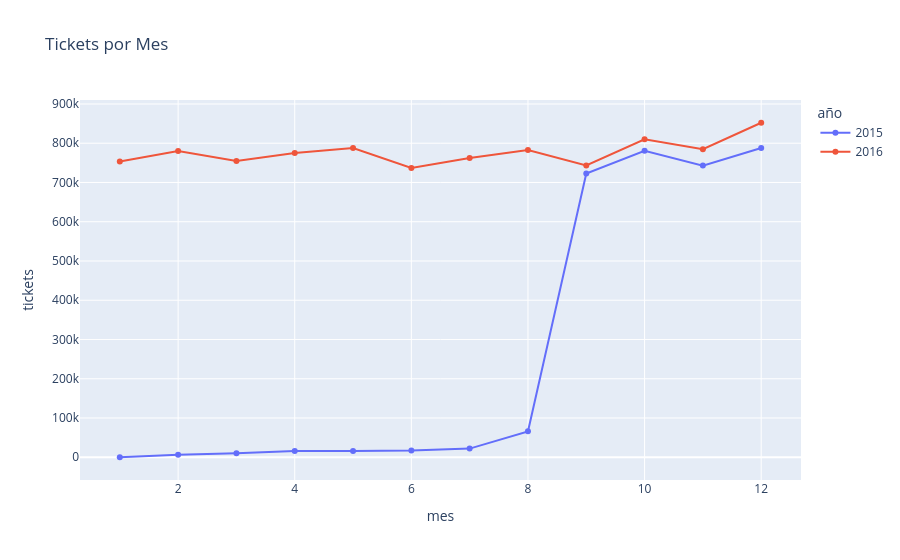

Notebook cell for this chart:
### Code cell
df['año'] = df['fecha_venta'].dt.year
df['mes'] = df['fecha_venta'].dt.month

tickets_mes = df.groupby(['año', 'mes'])['folio_venta'].nunique().reset_index()
tickets_mes.columns = ['año', 'mes', 'tickets']

fig = px.line(tickets_mes, x='mes', y='tickets', color='año', title='Tickets por Mes', markers=True)
fig.show()

### Figure 1 — Plotly figure (JSON) as saved in the notebook; plotly's stock layout.template omitted (floating-point values rounded to 4 significant figures)
{"data": [{"hovertemplate": "año=2015<br>mes=%{x}<br>tickets=%{y}<extra></extra>", "legendgroup": "2015", "line": {"color": "#636efa", "dash": "solid"}, "marker": {"symbol": "circle"}, "mode": "lines+markers", "name": "2015", "orientation": "v", "showlegend": true, "type": "scatter", "x": [1, 2, 3, 4, 5, 6, 7, 8, 9, 10, 11, 12], "xaxis": "x", "y": [5, 6221, 10197, 16077, 16054, 16893, 21978, 65991, 722694, 780648, 742976, 787803], "yaxis": "y"}, {"hovertemplate": "año=2016<br>mes=%{x}<br>tickets=%{y}<extra></extra>", "legendgroup": "2016", "line": {"color": "#EF553B", "dash": "solid"}, "marker": {"symbol": "circle"}, "mode": "lines+markers", "name": "2016", "orientation": "v", "showlegend": true, "type": "scatter", "x": [1, 2, 3, 4, 5, 6, 7, 8, 9, 10, 11, 12], "xaxis": "x", "y": [753449, 780431, 754828, 775209, 787679, 736885, 762229, 782592, 743517, 810051, 784956, 852159], "yaxis": "y"}], "layout": {"legend": {"title": {"text": "año"}, "tracegroupgap": 0}, "title": {"text": "Tickets por Mes"}, "xaxis": {"anchor": "y", "domain": [0, 1], "title": {"text": "mes"}}, "yaxis": {"anchor": "x", "domain": [0, 1], "title": {"text": "tickets"}}}}
